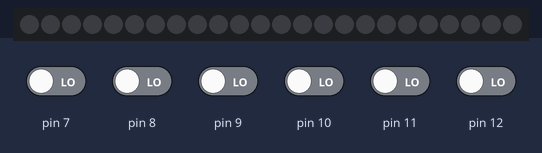
Recording of a sketch running on a simulated Arduino Uno, built with avr-gcc and run on an emulated ATmega328P. Shown: 24 RGB LEDs in strip order, left to right. Inputs (shaded band) come from the test bench; at power-on: pin 7–12 LOW. Dim RGB values are drawn brighter than linear; what the sketch prints to the serial monitor is not drawn.

Above: at 1.2 s.
1.3 s: pin 7 driven HIGH
At 2.2 s:
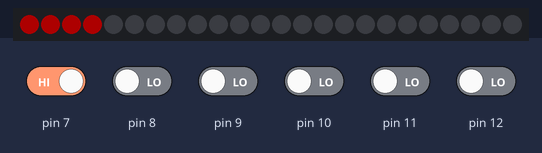
2.8 s: pin 9 driven HIGH
At 3.5 s:
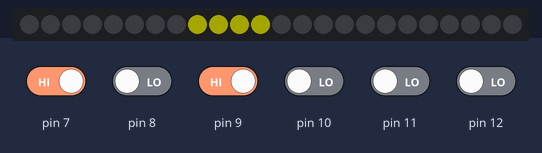
5.8 s: pin 10 driven HIGH
At 7.2 s:
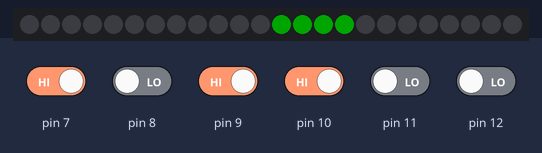
8.8 s: pin 11 driven HIGH
At 9.7 s:
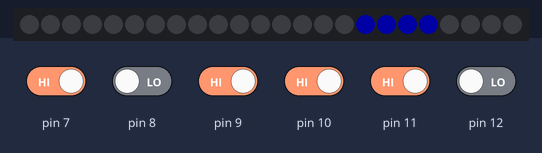
11.3 s: pin 12 driven HIGH
At 12.7 s:
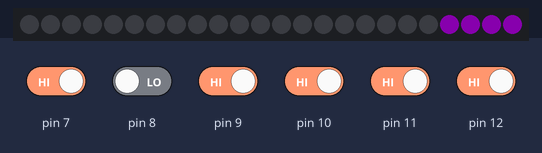
14.3 s: pin 8 driven HIGH
At 17.1 s:
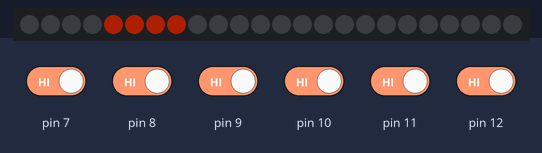
Timing chart, 0 to 18.3 s (numbered marks = the images above; inputs shaded):
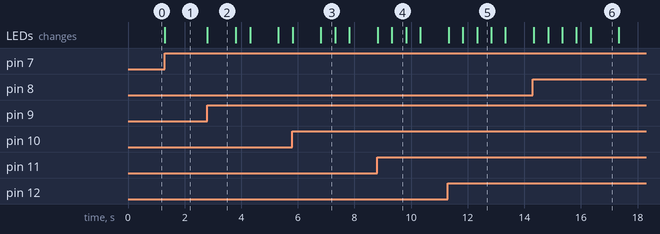

Measured:
- after the input at 1.3 s, the LEDs: change at once (image 1)
- after the input at 2.8 s, the LEDs: change at once (image 2)
- after the input at 5.8 s, the LEDs: first differ from a run without the input after 1.0 s (image 3)
- after the input at 8.8 s, the LEDs: first differ from a run without the input after 0.52 s (image 4)
- after the input at 11.3 s, the LEDs: first differ from a run without the input after 1.0 s (image 5)
- what the display in image 2 shows lasts 1.0 s, from 2.8 s to 3.8 s
- what the display in image 3 shows lasts 0.5 s, from 6.8 s to 7.3 s

The sketch:

neo_test.ino
```cpp
#include <Adafruit_NeoPixel.h>

#define PIN 6
#define LEDNUM 24
#define BRIGHTNESS 50

Adafruit_NeoPixel strip = Adafruit_NeoPixel(LEDNUM, PIN, NEO_GRB + NEO_KHZ800);

void setup() {
 Serial.begin(9600);
 strip.setBrightness(BRIGHTNESS);

pinMode(7,INPUT);
pinMode(8,INPUT);
pinMode(9,INPUT);
pinMode(10,INPUT);
pinMode(11,INPUT);
pinMode(12,INPUT);
Serial.println("시작");
}

void loop() {
  strip.begin();                           // 네오픽셀 제어시작
  strip.show();                            // 네오픽셀 초기화
  if(digitalRead(7)==HIGH){
   Serial.println("7번 작동");
   strip.setPixelColor(0, 255, 0, 0);
   strip.setPixelColor(1, 255, 0, 0);
   strip.setPixelColor(2, 255, 0, 0);
   strip.setPixelColor(3, 255, 0, 0);
   strip.show();
   delay(500);
   strip.setPixelColor(0, 0, 0, 0);
   strip.setPixelColor(1, 0, 0, 0);
   strip.setPixelColor(2, 0, 0, 0);
   strip.setPixelColor(3, 0, 0, 0);
  }
   if(digitalRead(8)==HIGH){
   Serial.println("8번 작동");
   strip.setPixelColor(4, 255, 50, 0);
   strip.setPixelColor(5, 255, 50, 0);
   strip.setPixelColor(6, 255, 50, 0);
   strip.setPixelColor(7, 255, 50, 0);
   strip.show();
   delay(1000);
   strip.setPixelColor(4, 0, 0, 0);
   strip.setPixelColor(5, 0, 0, 0);
   strip.setPixelColor(6, 0 ,0 ,0);
   strip.setPixelColor(7, 0, 0, 0);


}
if(digitalRead(9)==HIGH){
   Serial.println("9번 작동");
   strip.setPixelColor(8,  200, 200, 0);
   strip.setPixelColor(9,  200, 200, 0);
   strip.setPixelColor(10, 200, 200, 0);
   strip.setPixelColor(11, 200, 200, 0);
   strip.show();
   delay(1000);
   strip.setPixelColor(8, 0, 0, 0);
   strip.setPixelColor(9, 0, 0, 0);
   strip.setPixelColor(10, 0, 0, 0);
   strip.setPixelColor(11, 0, 0, 0);

}
if(digitalRead(10)==HIGH){
   Serial.println("10번 작동");
   strip.setPixelColor(12, 0, 200, 0);
   strip.setPixelColor(13, 0, 200, 0);
   strip.setPixelColor(14, 0, 200, 0);
   strip.setPixelColor(15, 0, 200, 0);
   strip.show();
   delay(500);
   strip.setPixelColor(12, 0, 0, 0);
   strip.setPixelColor(13, 0, 0, 0);
   strip.setPixelColor(14, 0, 0, 0);
   strip.setPixelColor(15, 0, 0, 0);
}
if(digitalRead(11)==HIGH){
   Serial.println("11번 작동");
   strip.setPixelColor(16, 0, 0, 200);
   strip.setPixelColor(17, 0, 0, 200);
   strip.setPixelColor(18, 0, 0, 200);
   strip.setPixelColor(19, 0, 0, 200);
   strip.show();
   delay(500);
   strip.setPixelColor(16, 0, 0, 0);
   strip.setPixelColor(17, 0, 0, 0);
   strip.setPixelColor(18, 0, 0, 0);
   strip.setPixelColor(19, 0, 0, 0);
}
if(digitalRead(12)==HIGH){
   Serial.println("12번 작동");
   strip.setPixelColor(20, 200, 0, 255);
   strip.setPixelColor(21, 200, 0, 255);
   strip.setPixelColor(22, 200, 0, 255);
   strip.setPixelColor(23, 200, 0, 255);
   strip.show();
   delay(500);
   strip.setPixelColor(20, 0, 0, 0);
   strip.setPixelColor(21, 0, 0, 0);
   strip.setPixelColor(22, 0, 0, 0);
   strip.setPixelColor(23, 0, 0, 0);
}
}
```
